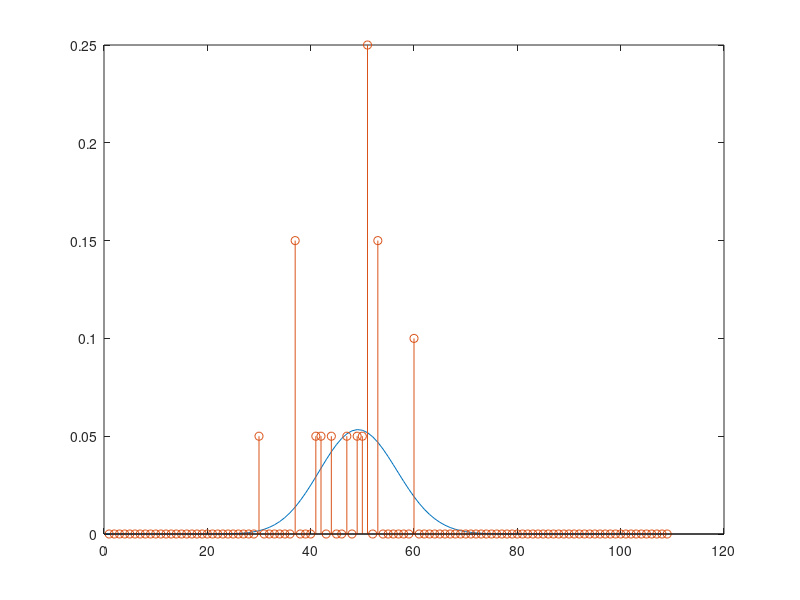

The MATLAB script that drew this image:
P_draw = .26;
P_home = .51;
P_away = .23;

g_home = [P_away P_draw 0 P_home];
g_away = [P_home P_draw 0 P_away];

N = 20;

N_home = 17;
N_away = 17;

d_home = g_home;
for ii = 1:N_home
    d_home = conv(d_home,g_home);
end

d_away = g_away;
for ii = 1:N_home
    d_away = conv(d_away,g_away);
end

d_game = conv(d_home,d_away);
plot(0:length(d_game)-1,d_game);

mls_15 = [60 53 51 51 50 49 44 37 37 30 ...
            60 53 53 51 51 51 47 42 41 37];

hold on;
[n,b] = hist(mls_15,[1:length(d_game)]);
stem(b,n./sum(n));
hold off;